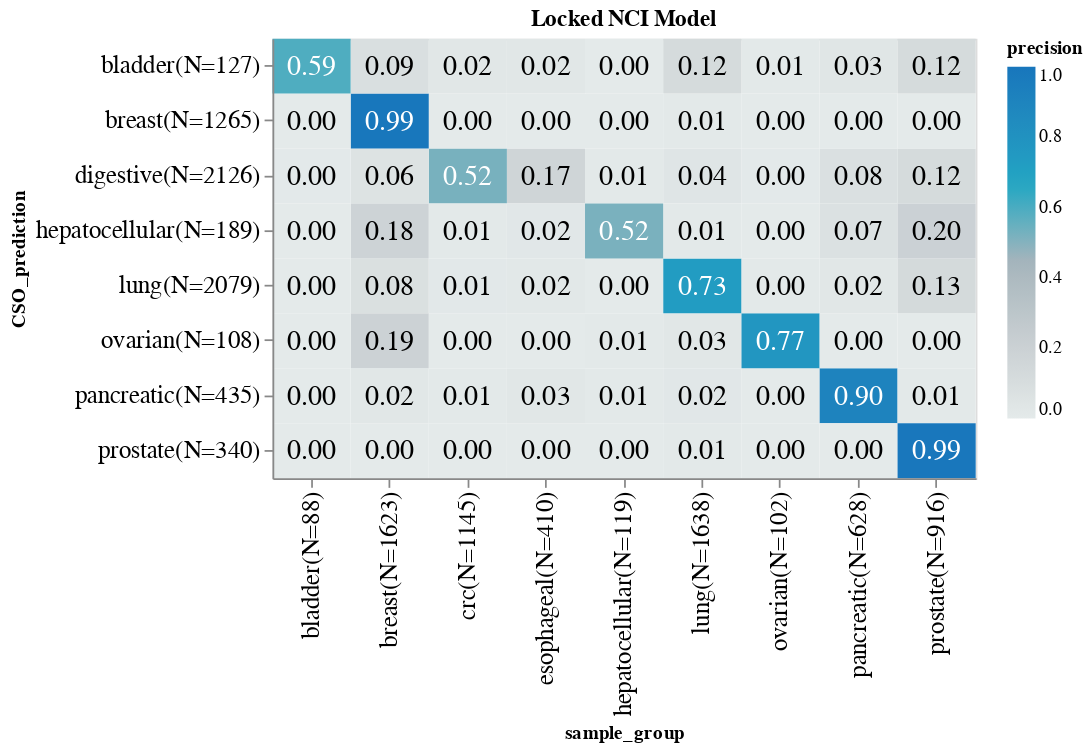

The notebook cell this image was saved under:
### Markdown cell above
### Top prediction precision heatmap

### Code cell
plot_accuracy_precision_heatmap(
    top_prediction_df=top_prd_df[top_prd_df.Pancancer_call],
    type_metric="precision",
    description="Locked NCI Model"

)

### Figure 1 — Vega-Lite specification as saved in the notebook (floating-point values rounded to 4 significant figures)
{"config": {"view": {"continuousWidth": 400, "continuousHeight": 300}}, "layer": [{"mark": "rect", "encoding": {"color": {"type": "quantitative", "field": "precision", "scale": {"domain": [0, 1], "scheme": "lightgreyteal"}}, "x": {"type": "ordinal", "axis": {"labelFontSize": 14}, "field": "sample_group"}, "y": {"type": "ordinal", "axis": {"labelFontSize": 14}, "field": "CSO_prediction"}}, "height": 250, "width": 400}, {"mark": {"type": "text", "baseline": "middle", "size": 16}, "encoding": {"color": {"condition": {"value": "black", "test": "(datum['precision'] < 0.4)"}, "value": "white"}, "text": {"type": "quantitative", "field": "precision", "format": ".2f"}, "x": {"type": "ordinal", "axis": {"labelFontSize": 14}, "field": "sample_group"}, "y": {"type": "ordinal", "axis": {"labelFontSize": 14}, "field": "CSO_prediction"}}, "height": 250, "width": 400}], "data": {"name": "data-e695119323df1ba6c0a59749e9a4bd1f"}, "title": "Locked NCI Model", "$schema": "https://vega.github.io/schema/vega-lite/v4.8.1.json", "datasets": {"data-e695119323df1ba6c0a59749e9a4bd1f": [{"CSO_prediction": "pancreatic(N=435)", "sample_group": "pancreatic(N=628)", "precision": 0.9011}, {"CSO_prediction": "digestive(N=2126)", "sample_group": "pancreatic(N=628)", "precision": 0.07996}, {"CSO_prediction": "ovarian(N=108)", "sample_group": "pancreatic(N=628)", "precision": 0.0}, {"CSO_prediction": "lung(N=2079)", "sample_group": "pancreatic(N=628)", "precision": 0.02357}, {"CSO_prediction": "breast(N=1265)", "sample_group": "pancreatic(N=628)", "precision": 0.0}, {"CSO_prediction": "prostate(N=340)", "sample_group": "pancreatic(N=628)", "precision": 0.0}, {"CSO_prediction": "bladder(N=127)", "sample_group": "pancreatic(N=628)", "precision": 0.0315}, {"CSO_prediction": "hepatocellular(N=189)", "sample_group": "pancreatic(N=628)", "precision": 0.06878}, {"CSO_prediction": "pancreatic(N=435)", "sample_group": "esophageal(N=410)", "precision": 0.02529}, {"CSO_prediction": "digestive(N=2126)", "sample_group": "esophageal(N=410)", "precision": 0.1693}, {"CSO_prediction": "ovarian(N=108)", "sample_group": "esophageal(N=410)", "precision": 0.0}, {"CSO_prediction": "lung(N=2079)", "sample_group": "esophageal(N=410)", "precision": 0.01539}, {"CSO_prediction": "breast(N=1265)", "sample_group": "esophageal(N=410)", "precision": 0.0}, {"CSO_prediction": "prostate(N=340)", "sample_group": "esophageal(N=410)", "precision": 0.0}, {"CSO_prediction": "bladder(N=127)", "sample_group": "esophageal(N=410)", "precision": 0.02362}, {"CSO_prediction": "hepatocellular(N=189)", "sample_group": "esophageal(N=410)", "precision": 0.02116}, {"CSO_prediction": "pancreatic(N=435)", "sample_group": "ovarian(N=102)", "precision": 0.0}, {"CSO_prediction": "digestive(N=2126)", "sample_group": "ovarian(N=102)", "precision": 0.004233}, {"CSO_prediction": "ovarian(N=108)", "sample_group": "ovarian(N=102)", "precision": 0.7685}, {"CSO_prediction": "lung(N=2079)", "sample_group": "ovarian(N=102)", "precision": 0.004329}, {"CSO_prediction": "breast(N=1265)", "sample_group": "ovarian(N=102)", "precision": 0.0}, {"CSO_prediction": "prostate(N=340)", "sample_group": "ovarian(N=102)", "precision": 0.0}, {"CSO_prediction": "bladder(N=127)", "sample_group": "ovarian(N=102)", "precision": 0.007874}, {"CSO_prediction": "hepatocellular(N=189)", "sample_group": "ovarian(N=102)", "precision": 0.0}, {"CSO_prediction": "pancreatic(N=435)", "sample_group": "crc(N=1145)", "precision": 0.009195}, {"CSO_prediction": "digestive(N=2126)", "sample_group": "crc(N=1145)", "precision": 0.5226}, {"CSO_prediction": "ovarian(N=108)", "sample_group": "crc(N=1145)", "precision": 0.0}, {"CSO_prediction": "lung(N=2079)", "sample_group": "crc(N=1145)", "precision": 0.01203}, {"CSO_prediction": "breast(N=1265)", "sample_group": "crc(N=1145)", "precision": 0.0}, {"CSO_prediction": "prostate(N=340)", "sample_group": "crc(N=1145)", "precision": 0.0}, {"CSO_prediction": "bladder(N=127)", "sample_group": "crc(N=1145)", "precision": 0.02362}, {"CSO_prediction": "hepatocellular(N=189)", "sample_group": "crc(N=1145)", "precision": 0.01058}, {"CSO_prediction": "pancreatic(N=435)", "sample_group": "breast(N=1623)", "precision": 0.02299}, {"CSO_prediction": "digestive(N=2126)", "sample_group": "breast(N=1623)", "precision": 0.05691}, {"CSO_prediction": "ovarian(N=108)", "sample_group": "breast(N=1623)", "precision": 0.1944}, {"CSO_prediction": "lung(N=2079)", "sample_group": "breast(N=1623)", "precision": 0.08225}, {"CSO_prediction": "breast(N=1265)", "sample_group": "breast(N=1623)", "precision": 0.9921}, {"CSO_prediction": "prostate(N=340)", "sample_group": "breast(N=1623)", "precision": 0.0}, {"CSO_prediction": "bladder(N=127)", "sample_group": "breast(N=1623)", "precision": 0.08661}, {"CSO_prediction": "hepatocellular(N=189)", "sample_group": "breast(N=1623)", "precision": 0.1799}, {"CSO_prediction": "pancreatic(N=435)", "sample_group": "lung(N=1638)", "precision": 0.02069}, {"CSO_prediction": "digestive(N=2126)", "sample_group": "lung(N=1638)", "precision": 0.03716}, {"CSO_prediction": "ovarian(N=108)", "sample_group": "lung(N=1638)", "precision": 0.02778}, {"CSO_prediction": "lung(N=2079)", "sample_group": "lung(N=1638)", "precision": 0.7316}, {"CSO_prediction": "breast(N=1265)", "sample_group": "lung(N=1638)", "precision": 0.006324}, {"CSO_prediction": "prostate(N=340)", "sample_group": "lung(N=1638)", "precision": 0.005882}, {"CSO_prediction": "bladder(N=127)", "sample_group": "lung(N=1638)", "precision": 0.1181}, {"CSO_prediction": "hepatocellular(N=189)", "sample_group": "lung(N=1638)", "precision": 0.005291}, {"CSO_prediction": "pancreatic(N=435)", "sample_group": "prostate(N=916)", "precision": 0.009195}, {"CSO_prediction": "digestive(N=2126)", "sample_group": "prostate(N=916)", "precision": 0.1204}, {"CSO_prediction": "ovarian(N=108)", "sample_group": "prostate(N=916)", "precision": 0.0}, {"CSO_prediction": "lung(N=2079)", "sample_group": "prostate(N=916)", "precision": 0.1279}, {"CSO_prediction": "breast(N=1265)", "sample_group": "prostate(N=916)", "precision": 0.0007905}, {"CSO_prediction": "prostate(N=340)", "sample_group": "prostate(N=916)", "precision": 0.9912}, {"CSO_prediction": "bladder(N=127)", "sample_group": "prostate(N=916)", "precision": 0.1181}, {"CSO_prediction": "hepatocellular(N=189)", "sample_group": "prostate(N=916)", "precision": 0.1958}, {"CSO_prediction": "pancreatic(N=435)", "sample_group": "hepatocellular(N=119)", "precision": 0.01149}, {"CSO_prediction": "digestive(N=2126)", "sample_group": "hepatocellular(N=119)", "precision": 0.005174}, {"CSO_prediction": "ovarian(N=108)", "sample_group": "hepatocellular(N=119)", "precision": 0.009259}, {"CSO_prediction": "lung(N=2079)", "sample_group": "hepatocellular(N=119)", "precision": 0.000962}, {"CSO_prediction": "breast(N=1265)", "sample_group": "hepatocellular(N=119)", "precision": 0.0007905}, {"CSO_prediction": "prostate(N=340)", "sample_group": "hepatocellular(N=119)", "precision": 0.002941}, {"CSO_prediction": "bladder(N=127)", "sample_group": "hepatocellular(N=119)", "precision": 0.0}, {"CSO_prediction": "hepatocellular(N=189)", "sample_group": "hepatocellular(N=119)", "precision": 0.5185}, {"CSO_prediction": "pancreatic(N=435)", "sample_group": "bladder(N=88)", "precision": 0.0}, {"CSO_prediction": "digestive(N=2126)", "sample_group": "bladder(N=88)", "precision": 0.004233}, {"CSO_prediction": "ovarian(N=108)", "sample_group": "bladder(N=88)", "precision": 0.0}, {"CSO_prediction": "lung(N=2079)", "sample_group": "bladder(N=88)", "precision": 0.001924}, {"CSO_prediction": "breast(N=1265)", "sample_group": "bladder(N=88)", "precision": 0.0}, {"CSO_prediction": "prostate(N=340)", "sample_group": "bladder(N=88)", "precision": 0.0}, {"CSO_prediction": "bladder(N=127)", "sample_group": "bladder(N=88)", "precision": 0.5906}, {"CSO_prediction": "hepatocellular(N=189)", "sample_group": "bladder(N=88)", "precision": 0.0}]}}
